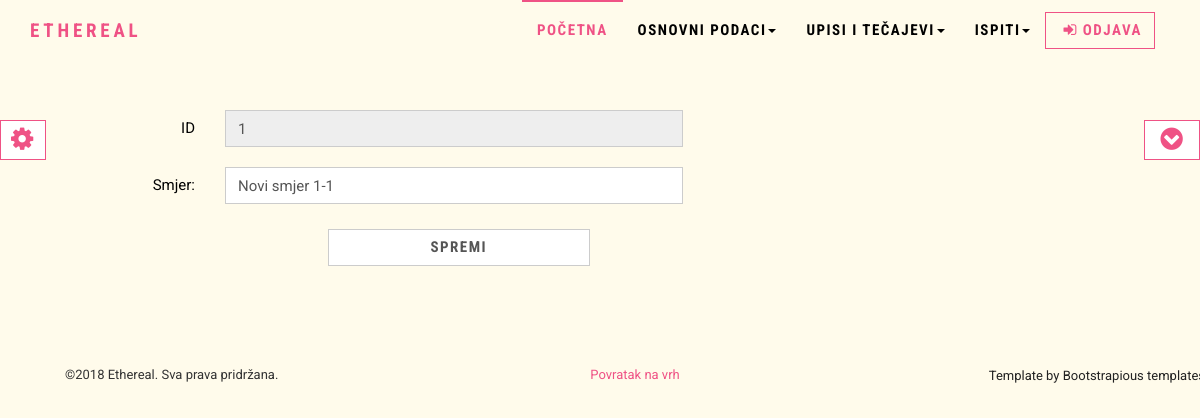
/php/course.php?id=1 (signed in), run on an earlier commit of the app's database.
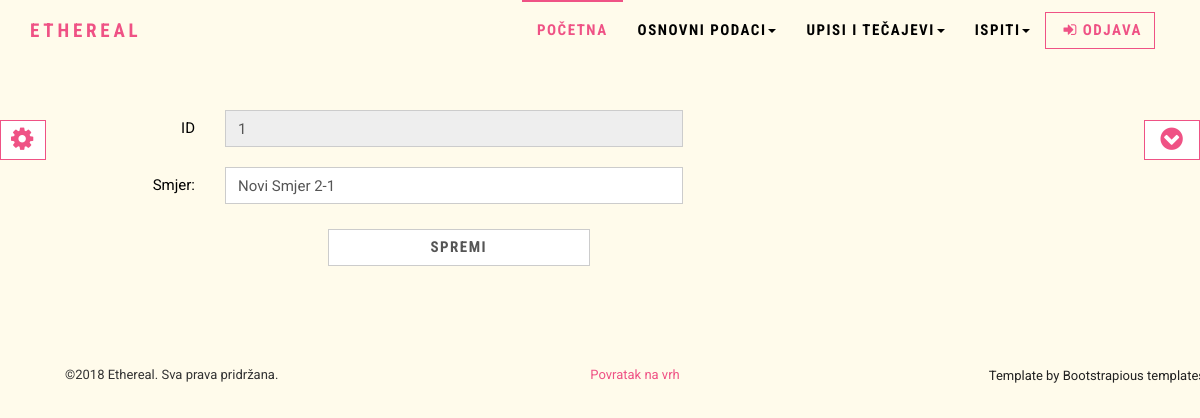
And on a later commit of the database.
### tables this page shows
CREATE TABLE `tecaj` (
  `id` int(11) NOT NULL,
  `smjer` varchar(100) NOT NULL
);

### php/course.php (the view, shortened to what this page needs)
<?php
$con = spajanje();
$status = checkStatus();
if($status !== 2 && $status !== 1){
	header("refresh:2;url=index.php");
	die("Nemate ovlasti za pristup ovoj stranici! Prebacujem na index.php...");
}
else{
	$id = $_GET['id'];
	$sql = "SELECT *
			FROM tecaj
			WHERE id = $id;";
	$result = mysqli_query($con, $sql);
	if (mysqli_num_rows($result) == 1){
		$course = mysqli_fetch_assoc($result);
	}
}
require_once "includes/header.php";
?>
<form class="form-horizontal" action ="" method = "post">
	<div class="form-group">
		<label for="id_tecaj" class="col-sm-2 control-label">ID</label>
		<div class="col-sm-5">
		  <input type="text" class="form-control" placeholder="id_tecaj" value="<?php if(isset($course['id'])) echo  $course['id'];?>" disabled="disabled">
		</div>
	</div>
	<div class="form-group">
		<label for ="smjer" class="col-sm-2 control-label">Smjer:</label>
		<div class="col-sm-5">
			<input type="text" id="smjer" name="smjer" class ="form-control" value="<?=$course['smjer'];?>"/>
		</div>
	</div>
	<div class="form-group">
		<div class="col-sm-offset-3 col-sm-3">
			<input type ="submit" id="spremi" name = "spremi" class ="submit form-control btn btn-primary" value="Spremi" />
		</div>
	</div>
</form>
<?php
require "includes/footer.php";
?>

What changed in the data, as far as the page shows it:
changed tecaj id 1: smjer "Novi smjer 1-1" → "Novi Smjer 2-1"
